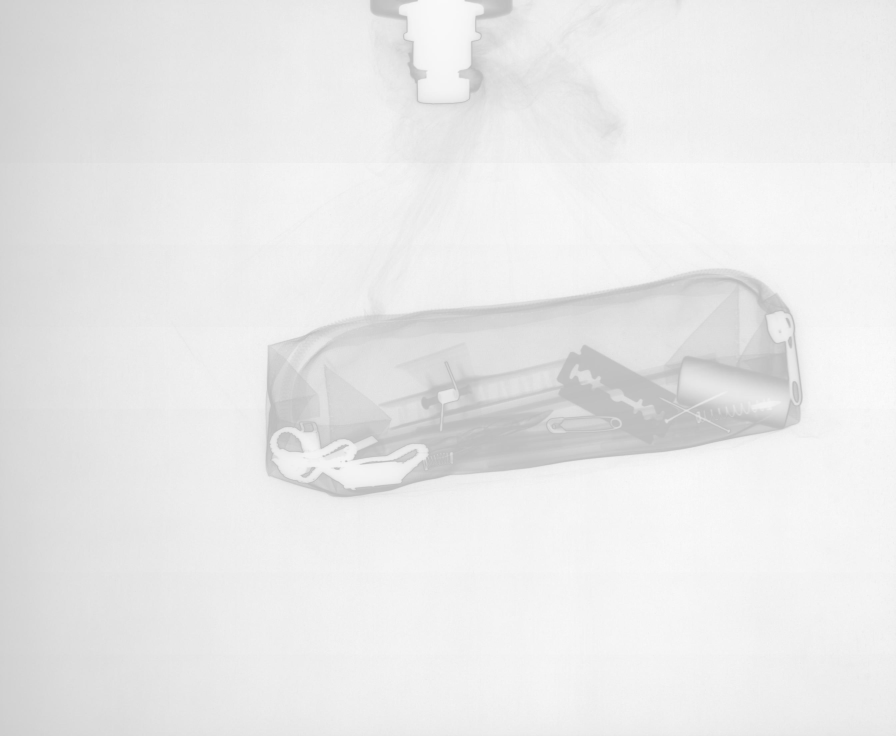
#> input picture B0001_0003.jpg, 2688 x 2208 px (shown at 1/3 size); its folder holds only this picture in this run
$ python -i extraccion_puntos.py   (imports and definitions only)   (older library calls are emulated)
#> lines starting #> are read from the running program, lines starting #| are printed output that depends on the picture; after the words box and inside, x2 and y2 are one past the last pixel; in counts of white or black regions, pixels touching at a corner belong together
#> further down, picture is the input picture: shape (2208, 2688, 3); min 185, max 254, mean 232.9
# -*- coding: utf-8 -*-
"""
Created on Mon Nov 15 15:24:46 2021

@author: xboxk
"""

import numpy as np
import cv2
from matplotlib import pyplot as plt
import os


def imprimir_image(nombre,imagen,factor):
    if(len(imagen.shape)>2):
        imageOut=imagen[::factor, ::factor,:]
    else:
        imageOut=imagen[::factor, ::factor]
    cv2.imshow(nombre,imageOut)


# [83 lines left out: functions decenas, string_zeros, leer_imagen, find_peaks, paint, dectetion_descriptor, not called in this run]


#visualizar()

points = []
flag = False
# [40 lines left out: functions click, guardar_datos, not called in this run]
        #if match.distance < 0.6 * m2.distance:


def funcion(Img_lectura, external_variable= 0):
#> called with external_variable = 0
    global draw_image, tam, keypoints, descriptors
    cv2.namedWindow("img")
    cv2.setMouseCallback("img", click)
    Img_lectura = cv2.cvtColor(Img_lectura, cv2.COLOR_BGR2GRAY)
    h,w = Img_lectura.shape
#> h = 2208; w = 2688

    hist = cv2.calcHist([Img_lectura], [0],None , [255], [0, 255])
#> hist = 255 values, max 399001 at index 244, min 0 at index 0, mean 23274.9

    # [4 lines of commented-out code are left out]


    if(hist.max()> h*w*0.03):
        # Extrae la posicion del punto maximo del histograma
        max_pos = int(hist.argmax())
#> max_pos = 244

        # Extrayendo la mascara apartir del punto maximo encontrado
        lim_inf = (max_pos - 10)
#> lim_inf = 234
        lim_sup = (max_pos + 10)
#> lim_sup = 254
        mask = cv2.inRange(Img_lectura, lim_inf, lim_sup)
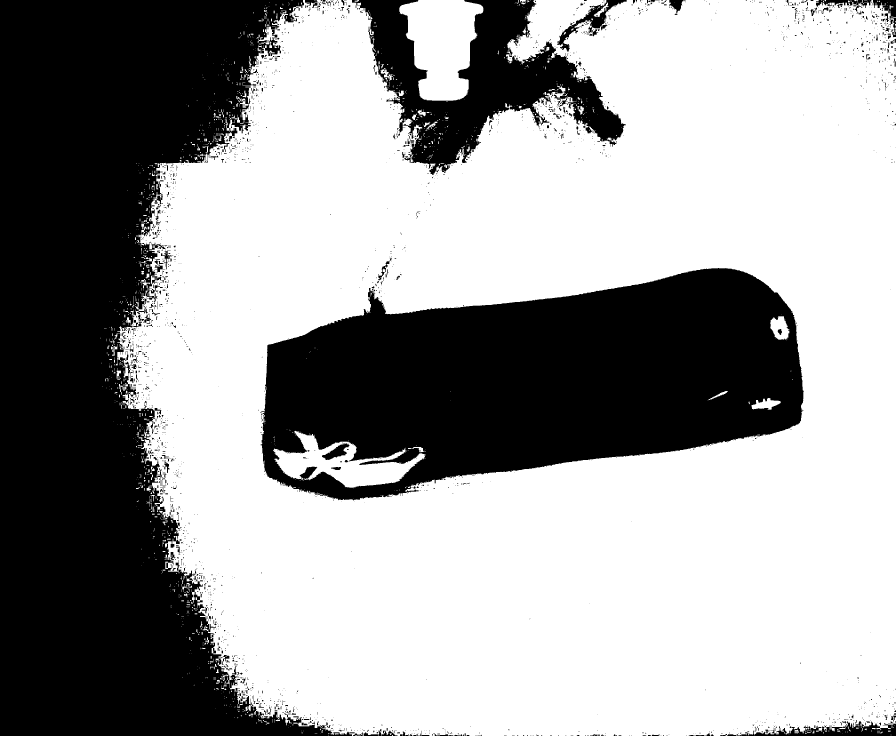
#> mask: shape (2208, 2688) (shown at 1/3 size); 62.5% white; 2356 black regions (1997 under 20 px), largest, box (x1, y1, x2, y2) and area: (0, 0, 1064, 2208) 1245852, (781, 804, 2411, 1501) 765375, (1056, 0, 1877, 525) 160406
        mask = cv2.bitwise_not(mask)


        mask_flood = np.zeros((h + 2, w + 2), np.uint8)
        mascara_floodfill = mask.copy()
        cv2.floodFill(mascara_floodfill, mask_flood, (0, h//2), 255)
        mascara_floodfill = cv2.bitwise_not(mascara_floodfill)
        mascara_floodfill = cv2.bitwise_or(mascara_floodfill,mask)
#> mascara_floodfill: shape (2208, 2688); every value is 255


        kernel = np.ones((11,11),np.uint8)
        mask = cv2.morphologyEx(mascara_floodfill, cv2.MORPH_OPEN, kernel)


        img_mask = cv2.bitwise_and(Img_lectura,mask)
        hist = cv2.calcHist([img_mask], [0],mask , [255], [0, 255])

    else:
        mask = np.ones_like(Img_lectura)
        img_mask = Img_lectura
        hist = cv2.calcHist([img_mask], [0],None , [255], [0, 255])

    img_contrast = np.power(img_mask,1.1).clip(0,255).astype(np.uint8)


    neig = 15

    imagen_gausiana_1 = cv2.GaussianBlur(img_contrast,(neig,neig),sigmaX= 3,sigmaY=3)
    imagen_gausiana_2 = cv2.GaussianBlur(img_contrast,(neig,neig),sigmaX= 4,sigmaY=4)
    bordes = imagen_gausiana_2-imagen_gausiana_1
#> bordes: shape (2208, 2688); every value is 0

    kernel= np.ones((3,3),np.uint8)
    bordes=cv2.erode(bordes,kernel)
    bordes=cv2.dilate(bordes,kernel)

    _ , bordes = cv2.threshold(bordes ,200 , 255, cv2.THRESH_BINARY)


    bordes = cv2.Laplacian(bordes,cv2.CV_64F)
#> bordes: shape (2208, 2688) float64; every value is 0
    bordes = cv2.convertScaleAbs(bordes)
    _ , bordes = cv2.threshold(bordes ,1 , 255, cv2.THRESH_BINARY)


    lim = 150
    ret, labels = cv2.connectedComponents(bordes)
#> labels: shape (2208, 2688) int32; every value is 0
#> ret = 1
    new_ret = np.arange(0,ret).tolist()
#> new_ret = [0]
    for i in range(ret):
        vec_true = (labels==i)
        tam_borde = np.where(vec_true)[0].shape[0]
        if(tam_borde<lim):
            labels[vec_true]= 0
            new_ret[i]= -1

    i = 0
    while(i<len(new_ret)):
        if(new_ret[i]==-1):
            new_ret.pop(i)
        else:
            i+=1
#> this loop made 1 pass
#> i on pass 1: 1
#> after the loop, i = 1

    ret = len(new_ret)


    borde_filtrado = np.zeros_like(bordes)
    borde_filtrado[labels==(new_ret[0])]=255

    borde_filtrado = cv2.bitwise_not(borde_filtrado)

    draw_image = cv2.merge((borde_filtrado,borde_filtrado,borde_filtrado))

    sift = cv2.SIFT_create(nfeatures=1000)   # shift invariant feature transform
    keypoints, descriptors = sift.detectAndCompute(borde_filtrado, None)


    for point in keypoints:
        coor = point.pt
        x = int(coor[0])
        y = int(coor[1])
        image = cv2.circle(draw_image, (x,y), 5, [0,0,255], -1)
    imprimir= img_contrast
    #imprimir_2 =cv2.bitwise_and(Img_lectura,mask_new)
    imprimir_2 = draw_image
    imprimir_3 = borde_filtrado
    #cv2.imwrite("Image_ocluida.png",draw_image)
    if(Img_lectura.shape[0]>1500):
        tam= 3
        imprimir_image("Nombre",imprimir,3)
#> in imprimir_image, `imageOut=imagen[::factor, ::factor]`: imageOut: shape (736, 896); every value is 255
        imprimir_image("img",imprimir_2,3)
        imprimir_image("img_2",imprimir_3,3)
    elif(Img_lectura.shape[0]>1000):
        tam= 2
        imprimir_image("Nombre",imprimir,2)
        imprimir_image("img",imprimir_2,2)
        imprimir_image("img_2",imprimir_3,2)
    else:
        tam = 1
        imprimir_image("Nombre",imprimir,1)
        imprimir_image("img",imprimir_2,1)
        imprimir_image("img_2",imprimir_3,1)


class pruebas():
     # [64 lines left out: functions func, visualizar, not called in this run]

pru = pruebas()
# [7 lines not run here, left out]

>>> import cv2
>>> picture = cv2.imread('B0001_0003.jpg')
>>> result = funcion(picture)
